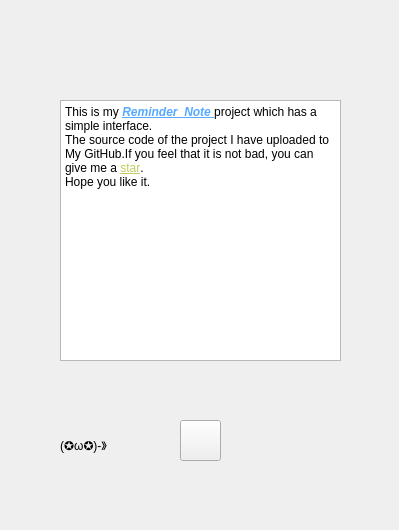
<?xml version="1.0" encoding="UTF-8"?>
<ui version="4.0">
 <class>About</class>
 <widget class="QDialog" name="About">
  <property name="geometry">
   <rect>
    <x>0</x>
    <y>0</y>
    <width>399</width>
    <height>530</height>
   </rect>
  </property>
  <property name="minimumSize">
   <size>
    <width>399</width>
    <height>530</height>
   </size>
  </property>
  <property name="maximumSize">
   <size>
    <width>399</width>
    <height>530</height>
   </size>
  </property>
  <property name="windowTitle">
   <string>关于软件(作者)</string>
  </property>
  <widget class="QLabel" name="label">
   <property name="geometry">
    <rect>
     <x>0</x>
     <y>-60</y>
     <width>431</width>
     <height>391</height>
    </rect>
   </property>
   <property name="whatsThis">
    <string comment="这是公教" extracomment="公教"/>
   </property>
   <property name="text">
    <string/>
   </property>
   <property name="textFormat">
    <enum>Qt::AutoText</enum>
   </property>
   <property name="pixmap">
    <pixmap resource="../myresource_file.qrc">:/gongjiao</pixmap>
   </property>
  </widget>
  <widget class="QLabel" name="label_2">
   <property name="geometry">
    <rect>
     <x>-20</x>
     <y>270</y>
     <width>421</width>
     <height>261</height>
    </rect>
   </property>
   <property name="whatsThis">
    <string comment="学活" extracomment="这是学活"/>
   </property>
   <property name="text">
    <string/>
   </property>
   <property name="pixmap">
    <pixmap resource="../myresource_file.qrc">:/xuehuo</pixmap>
   </property>
  </widget>
  <widget class="QTextEdit" name="textEdit">
   <property name="geometry">
    <rect>
     <x>60</x>
     <y>100</y>
     <width>281</width>
     <height>261</height>
    </rect>
   </property>
   <property name="html">
    <string>&lt;!DOCTYPE HTML PUBLIC &quot;-//W3C//DTD HTML 4.0//EN&quot; &quot;http://www.w3.org/TR/REC-html40/strict.dtd&quot;&gt;
&lt;html&gt;&lt;head&gt;&lt;meta name=&quot;qrichtext&quot; content=&quot;1&quot; /&gt;&lt;style type=&quot;text/css&quot;&gt;
p, li { white-space: pre-wrap; }
&lt;/style&gt;&lt;/head&gt;&lt;body style=&quot; font-family:'SimSun'; font-size:9pt; font-weight:400; font-style:normal;&quot;&gt;
&lt;p style=&quot; margin-top:0px; margin-bottom:0px; margin-left:0px; margin-right:0px; -qt-block-indent:0; text-indent:0px;&quot;&gt;&lt;span style=&quot; color:#000000;&quot;&gt;This is my &lt;/span&gt;&lt;span style=&quot; font-weight:600; font-style:italic; text-decoration: underline; color:#55aaff;&quot;&gt;Reminder_Note &lt;/span&gt;&lt;span style=&quot; color:#000000;&quot;&gt;project which has a simple interface.&lt;/span&gt;&lt;/p&gt;
&lt;p style=&quot; margin-top:0px; margin-bottom:0px; margin-left:0px; margin-right:0px; -qt-block-indent:0; text-indent:0px;&quot;&gt;&lt;span style=&quot; color:#000000;&quot;&gt;The source code of the project I have uploaded to My GitHub.If you feel that it is not bad, you can give me a &lt;/span&gt;&lt;span style=&quot; text-decoration: underline; color:#c1ca60;&quot;&gt;star&lt;/span&gt;&lt;span style=&quot; color:#000000;&quot;&gt;.&lt;/span&gt;&lt;/p&gt;
&lt;p style=&quot; margin-top:0px; margin-bottom:0px; margin-left:0px; margin-right:0px; -qt-block-indent:0; text-indent:0px;&quot;&gt;&lt;span style=&quot; color:#000000;&quot;&gt;Hope you like it.&lt;/span&gt;&lt;/p&gt;
&lt;p style=&quot; margin-top:0px; margin-bottom:0px; margin-left:0px; margin-right:0px; -qt-block-indent:0; text-indent:0px;&quot;&gt;       &lt;img src=&quot;:/cky&quot; /&gt;&lt;/p&gt;&lt;/body&gt;&lt;/html&gt;</string>
   </property>
  </widget>
  <widget class="QToolButton" name="toolButton">
   <property name="geometry">
    <rect>
     <x>180</x>
     <y>420</y>
     <width>41</width>
     <height>41</height>
    </rect>
   </property>
   <property name="text">
    <string/>
   </property>
   <property name="icon">
    <iconset resource="../myresource_file.qrc">
     <normaloff>:/star</normaloff>:/star</iconset>
   </property>
  </widget>
  <widget class="QLabel" name="label_3">
   <property name="geometry">
    <rect>
     <x>60</x>
     <y>430</y>
     <width>101</width>
     <height>31</height>
    </rect>
   </property>
   <property name="text">
    <string>(✪ω✪)-》</string>
   </property>
  </widget>
 </widget>
 <resources>
  <include location="../myresource_file.qrc"/>
 </resources>
 <connections/>
</ui>
